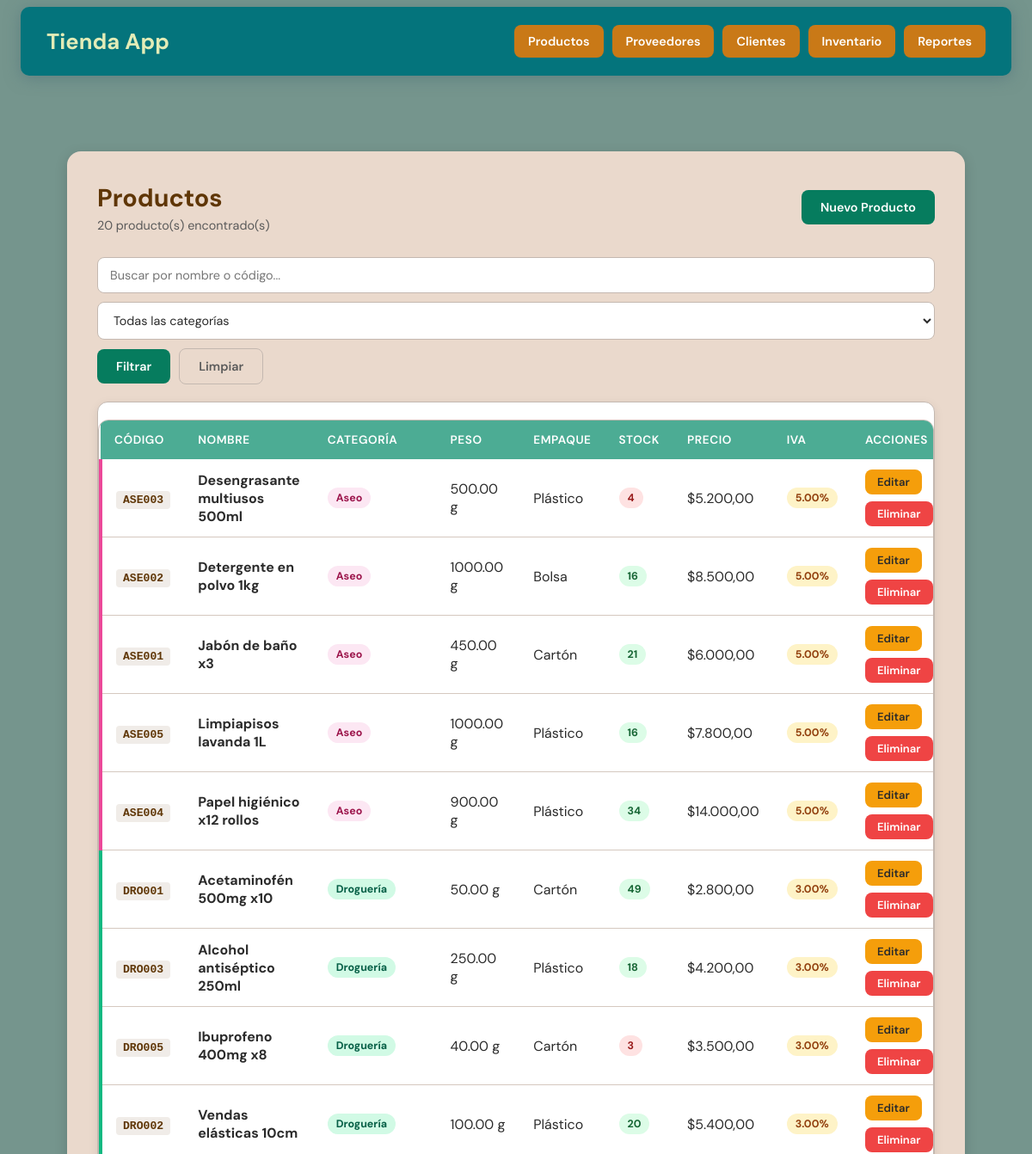
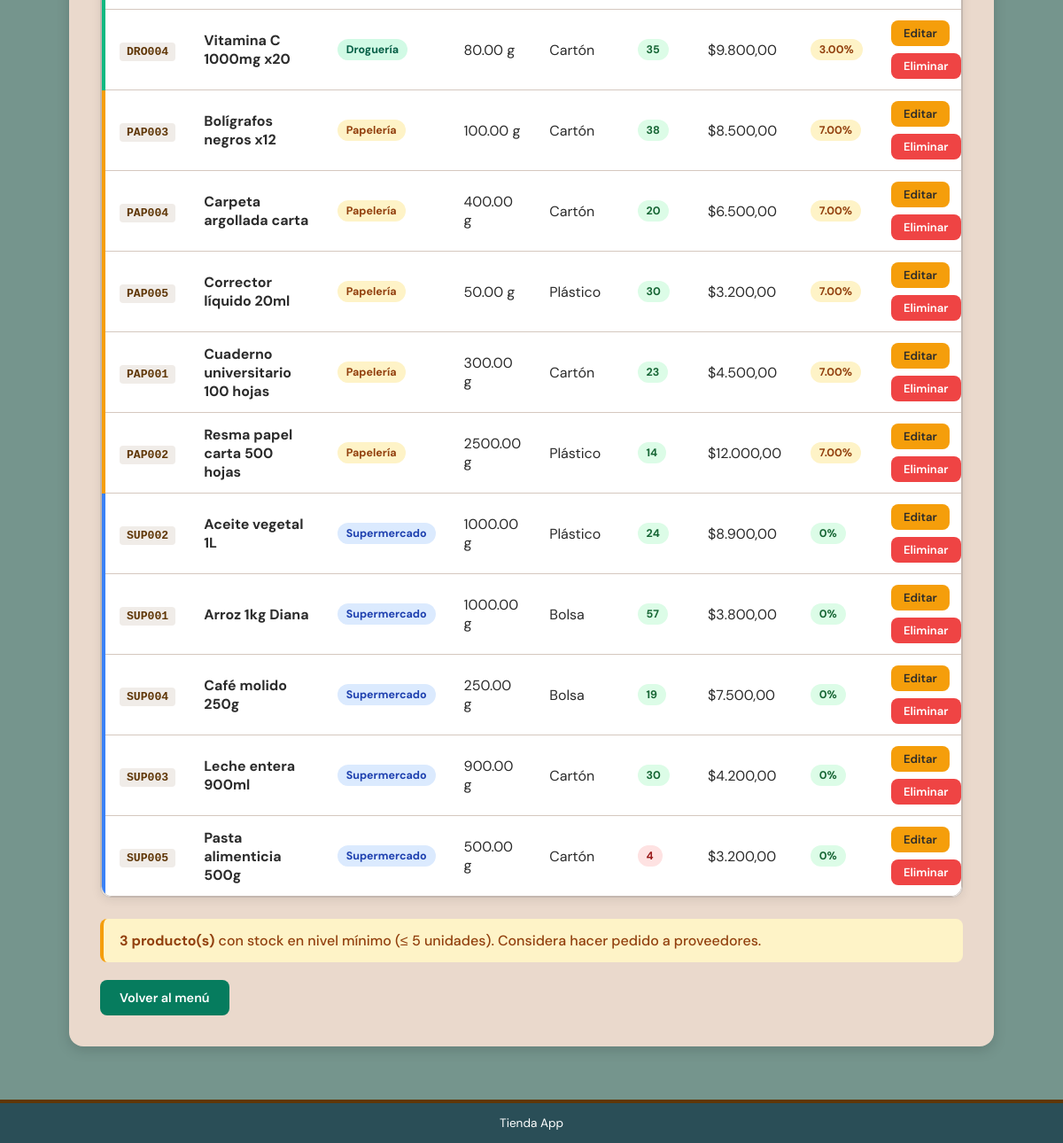
Screenshot of /productos/lista_producto.php with the database file from the repository (2 pictures, top to bottom).
### tables this page shows
CREATE TABLE productos (
    id_producto         INT AUTO_INCREMENT PRIMARY KEY,
    codigo              VARCHAR(10)   NOT NULL UNIQUE,
    nombre              VARCHAR(100)  NOT NULL,
    peso                DECIMAL(8,2)  NOT NULL,           
    cantidad_almacenada INT           NOT NULL DEFAULT 0,
    id_categoria        INT           NOT NULL,
    id_empaque          INT           NOT NULL,
    precio_unitario     DECIMAL(12,2) NOT NULL,
    CONSTRAINT fk_prod_cat FOREIGN KEY (id_categoria) REFERENCES categorias(id_categoria),
    CONSTRAINT fk_prod_emp FOREIGN KEY (id_empaque)   REFERENCES empaques(id_empaque)
);

CREATE TABLE categorias (
    id_categoria  INT AUTO_INCREMENT PRIMARY KEY,
    nombre        VARCHAR(50)   NOT NULL UNIQUE,
    descripcion   VARCHAR(150),
    impuesto      DECIMAL(5,2)  NOT NULL DEFAULT 0.00
     
);

CREATE TABLE empaques (
    id_empaque  INT AUTO_INCREMENT PRIMARY KEY,
    tipo        VARCHAR(50) NOT NULL UNIQUE
);

### productos/lista_producto.php (the view, shortened to what this page needs)
<?php
require_once '../conexion.php';
$busqueda   = trim($_GET['buscar'] ?? '');
$sql = "SELECT p.*, c.nombre AS categoria, c.impuesto, e.tipo AS empaque
        FROM productos p
        JOIN categorias c ON c.id_categoria = p.id_categoria
        JOIN empaques   e ON e.id_empaque   = p.id_empaque
        WHERE 1=1";
$params = [];
$sql .= " ORDER BY c.nombre, p.nombre";
$stmt = $pdo->prepare($sql);
$stmt->execute($params);
$productos = $stmt->fetchAll();
$cat_estilos = [
    'Papelería'    => ['badge' => 'badge-papeleria',    'clase' => 'papeleria'],
    'Droguería'    => ['badge' => 'badge-drogueria',    'clase' => 'drogueria'],
    'Supermercado' => ['badge' => 'badge-supermercado', 'clase' => 'supermercado'],
    'Aseo'         => ['badge' => 'badge-aseo',         'clase' => 'aseo'],
];
?>
<!DOCTYPE html>
<html lang="es">
<head>
  <link rel="stylesheet" href="../css/style.css">
</head>
<body class="pagina-interior">
<?php include '../includes/navbar.php'; ?>
<div class="app-layout">
  <main class="content">
    <div class="content-header">
      <div>
        <h1 class="content-title">Productos</h1>
        <p class="content-subtitle"><?= count($productos) ?> producto(s) encontrado(s)</p>
      </div>
      <a href="nuevo_producto.php" class="btn">Nuevo Producto</a>
    </div>
    <form method="GET" class="barra-busqueda">
      <div class="input-busqueda">
        <input type="text" name="buscar" placeholder="Buscar por nombre o código..."
               value="<?= htmlspecialchars($busqueda) ?>">
      </div>
      <select name="categoria" class="filtro-select">
        <option value="0">Todas las categorías</option>
      </select>
      <button type="submit" class="btn">Filtrar</button>
      <a href="lista_producto.php" class="btn btn-contorno">Limpiar</a>
    </form>
    <?php if (empty($productos)): ?>
      <div class="card">
        <div class="card-body">
          <div class="estado-vacio">
            <span class="icono-vacio">—</span>
            <p>No se encontraron productos.</p>
            <a href="nuevo_producto.php" class="btn">Agregar producto</a>
          </div>
        </div>
      </div>
    <?php else: ?>
      <div class="card">
        <div class="tabla-wrapper">
          <table class="tabla">
            <thead>
              <tr>
                <th>Código</th>
                <th>Nombre</th>
                <th>Categoría</th>
                <th>Peso</th>
                <th>Empaque</th>
                <th>Stock</th>
                <th>Precio</th>
                <th>IVA</th>
                <th>Acciones</th>
              </tr>
            </thead>
            <tbody>
              <?php foreach ($productos as $p):
                $est   = $cat_estilos[$p['categoria']] ?? ['badge'=>'badge-secundario','clase'=>''];
                $stock = intval($p['cantidad_almacenada']);
                $bajo  = $stock <= 5;
              ?>
              <tr class="cat-<?= $est['clase'] ?>">
                <td><span class="codigo-inline"><?= htmlspecialchars($p['codigo']) ?></span></td>
                <td><strong><?= htmlspecialchars($p['nombre']) ?></strong></td>
                <td><span class="badge <?= $est['badge'] ?>"><?= htmlspecialchars($p['categoria']) ?></span></td>
                <td><?= htmlspecialchars($p['peso']) ?> g</td>
                <td><?= htmlspecialchars($p['empaque']) ?></td>
                <td>
                  <span class="badge <?= $bajo ? 'badge-peligro' : 'badge-exito' ?>">
                    <?= $stock ?>
                  </span>
                </td>
                <td>$<?= number_format($p['precio_unitario'], 2, ',', '.') ?></td>
                <td>
                  <?php if ($p['impuesto'] > 0): ?>
                    <span class="badge badge-advertencia"><?= $p['impuesto'] ?>%</span>
                  <?php else: ?>
                    <span class="badge badge-exito">0%</span>
                  <?php endif; ?>
                </td>
                <td>
                  <div class="td-acciones">
                    <a href="editar_producto.php?id=<?= $p['id_producto'] ?>"
                       class="btn btn-sm btn-advertencia">Editar</a>
                    <a href="eliminar_producto.php?id=<?= $p['id_producto'] ?>"
                       class="btn btn-sm btn-peligro"
                       onclick="return confirm('¿Eliminar este producto?')">Eliminar</a>
                  </div>
                </td>
              </tr>
              <?php endforeach; ?>
            </tbody>
          </table>
        </div>
      </div>
      <?php
      $bajo_stock = array_filter($productos, fn($p) => intval($p['cantidad_almacenada']) <= 5);
      if (!empty($bajo_stock)):
      ?>
      <p class="alerta-advertencia">
        <strong><?= count($bajo_stock) ?> producto(s)</strong> con stock en nivel mínimo (&le; 5 unidades). Considera hacer pedido a proveedores.
      </p>
      <?php endif; ?>
    <?php endif; ?>
    <a href="../index.php" class="btn-volver btn">Volver al menú</a>
  </main>
</div>
<footer class="footer">
  <p>Tienda App</p>
</footer>
</body>
</html>

### rows the page displays
productos: codigo "ASE003", nombre "Desengrasante multiusos 500ml", id_categoria.nombre "Aseo", peso "500.00", id_empaque.tipo "Plástico", cantidad_almacenada "4", precio_unitario "5.200,00", id_categoria.impuesto "5.00"
productos: codigo "ASE002", nombre "Detergente en polvo 1kg", id_categoria.nombre "Aseo", peso "1000.00", id_empaque.tipo "Bolsa", cantidad_almacenada "16", precio_unitario "8.500,00", id_categoria.impuesto "5.00"
productos: codigo "ASE001", nombre "Jabón de baño x3", id_categoria.nombre "Aseo", peso "450.00", id_empaque.tipo "Cartón", cantidad_almacenada "21", precio_unitario "6.000,00", id_categoria.impuesto "5.00"
productos: codigo "ASE005", nombre "Limpiapisos lavanda 1L", id_categoria.nombre "Aseo", peso "1000.00", id_empaque.tipo "Plástico", cantidad_almacenada "16", precio_unitario "7.800,00", id_categoria.impuesto "5.00"
productos: codigo "ASE004", nombre "Papel higiénico x12 rollos", id_categoria.nombre "Aseo", peso "900.00", id_empaque.tipo "Plástico", cantidad_almacenada "34", precio_unitario "14.000,00", id_categoria.impuesto "5.00"
productos: codigo "DRO001", nombre "Acetaminofén 500mg x10", id_categoria.nombre "Droguería", peso "50.00", id_empaque.tipo "Cartón", cantidad_almacenada "49", precio_unitario "2.800,00", id_categoria.impuesto "3.00"
productos: codigo "DRO003", nombre "Alcohol antiséptico 250ml", id_categoria.nombre "Droguería", peso "250.00", id_empaque.tipo "Plástico", cantidad_almacenada "18", precio_unitario "4.200,00", id_categoria.impuesto "3.00"
productos: codigo "DRO005", nombre "Ibuprofeno 400mg x8", id_categoria.nombre "Droguería", peso "40.00", id_empaque.tipo "Cartón", cantidad_almacenada "3", precio_unitario "3.500,00", id_categoria.impuesto "3.00"
productos: codigo "DRO002", nombre "Vendas elásticas 10cm", id_categoria.nombre "Droguería", peso "100.00", id_empaque.tipo "Plástico", cantidad_almacenada "20", precio_unitario "5.400,00", id_categoria.impuesto "3.00"
productos: codigo "DRO004", nombre "Vitamina C 1000mg x20", id_categoria.nombre "Droguería", peso "80.00", id_empaque.tipo "Cartón", cantidad_almacenada "35", precio_unitario "9.800,00", id_categoria.impuesto "3.00"
productos: codigo "PAP003", nombre "Bolígrafos negros x12", id_categoria.nombre "Papelería", peso "100.00", id_empaque.tipo "Cartón", cantidad_almacenada "38", precio_unitario "8.500,00", id_categoria.impuesto "7.00"
productos: codigo "PAP004", nombre "Carpeta argollada carta", id_categoria.nombre "Papelería", peso "400.00", id_empaque.tipo "Cartón", cantidad_almacenada "20", precio_unitario "6.500,00", id_categoria.impuesto "7.00"
productos: codigo "PAP005", nombre "Corrector líquido 20ml", id_categoria.nombre "Papelería", peso "50.00", id_empaque.tipo "Plástico", cantidad_almacenada "30", precio_unitario "3.200,00", id_categoria.impuesto "7.00"
productos: codigo "PAP001", nombre "Cuaderno universitario 100 hojas", id_categoria.nombre "Papelería", peso "300.00", id_empaque.tipo "Cartón", cantidad_almacenada "23", precio_unitario "4.500,00", id_categoria.impuesto "7.00"
productos: codigo "PAP002", nombre "Resma papel carta 500 hojas", id_categoria.nombre "Papelería", peso "2500.00", id_empaque.tipo "Plástico", cantidad_almacenada "14", precio_unitario "12.000,00", id_categoria.impuesto "7.00"
productos: codigo "SUP002", nombre "Aceite vegetal 1L", id_categoria.nombre "Supermercado", peso "1000.00", id_empaque.tipo "Plástico", cantidad_almacenada "24", precio_unitario "8.900,00", shows "0%"
productos: codigo "SUP001", nombre "Arroz 1kg Diana", id_categoria.nombre "Supermercado", peso "1000.00", id_empaque.tipo "Bolsa", cantidad_almacenada "57", precio_unitario "3.800,00", shows "0%"
productos: codigo "SUP004", nombre "Café molido 250g", id_categoria.nombre "Supermercado", peso "250.00", id_empaque.tipo "Bolsa", cantidad_almacenada "19", precio_unitario "7.500,00", shows "0%"
productos: codigo "SUP003", nombre "Leche entera 900ml", id_categoria.nombre "Supermercado", peso "900.00", id_empaque.tipo "Cartón", cantidad_almacenada "30", precio_unitario "4.200,00", shows "0%"
productos: codigo "SUP005", nombre "Pasta alimenticia 500g", id_categoria.nombre "Supermercado", peso "500.00", id_empaque.tipo "Cartón", cantidad_almacenada "4", precio_unitario "3.200,00", shows "0%"

### other values shown
count($productos) "20"
count($bajo_stock) "3"
